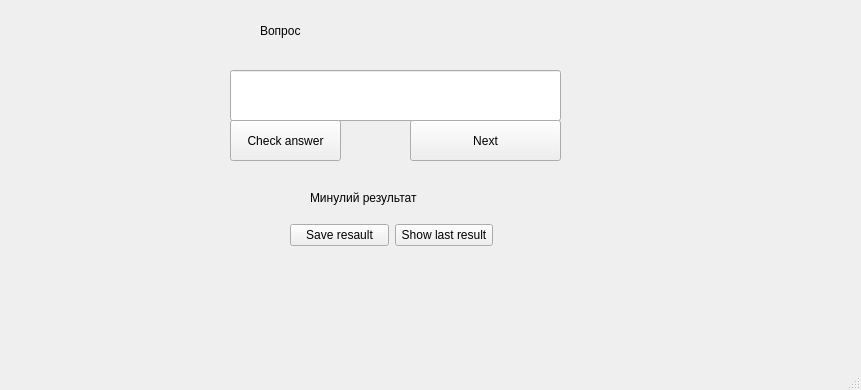
<?xml version="1.0" encoding="UTF-8"?>
<ui version="4.0">
 <class>MainWindow</class>
 <widget class="QMainWindow" name="MainWindow">
  <property name="geometry">
   <rect>
    <x>0</x>
    <y>0</y>
    <width>861</width>
    <height>390</height>
   </rect>
  </property>
  <property name="windowTitle">
   <string>MainWindow</string>
  </property>
  <widget class="QWidget" name="centralwidget">
   <widget class="QLabel" name="label">
    <property name="geometry">
     <rect>
      <x>260</x>
      <y>10</y>
      <width>261</width>
      <height>41</height>
     </rect>
    </property>
    <property name="text">
     <string>Вопрос</string>
    </property>
   </widget>
   <widget class="QLineEdit" name="lineEdit">
    <property name="geometry">
     <rect>
      <x>230</x>
      <y>70</y>
      <width>331</width>
      <height>51</height>
     </rect>
    </property>
   </widget>
   <widget class="QPushButton" name="pushButton_3">
    <property name="geometry">
     <rect>
      <x>410</x>
      <y>120</y>
      <width>151</width>
      <height>41</height>
     </rect>
    </property>
    <property name="text">
     <string>Next</string>
    </property>
   </widget>
   <widget class="QPushButton" name="ch_an">
    <property name="geometry">
     <rect>
      <x>230</x>
      <y>120</y>
      <width>111</width>
      <height>41</height>
     </rect>
    </property>
    <property name="text">
     <string>Check answer</string>
    </property>
   </widget>
   <widget class="QLabel" name="label_2">
    <property name="geometry">
     <rect>
      <x>310</x>
      <y>190</y>
      <width>261</width>
      <height>16</height>
     </rect>
    </property>
    <property name="text">
     <string>Минулий результат</string>
    </property>
   </widget>
   <widget class="QWidget" name="">
    <property name="geometry">
     <rect>
      <x>290</x>
      <y>220</y>
      <width>203</width>
      <height>30</height>
     </rect>
    </property>
    <layout class="QHBoxLayout" name="horizontalLayout">
     <item>
      <widget class="QPushButton" name="sv_rezz">
       <property name="text">
        <string>Save resault</string>
       </property>
      </widget>
     </item>
     <item>
      <widget class="QPushButton" name="sh_rez">
       <property name="text">
        <string>Show last result</string>
       </property>
      </widget>
     </item>
    </layout>
   </widget>
  </widget>
  <widget class="QMenuBar" name="menubar">
   <property name="geometry">
    <rect>
     <x>0</x>
     <y>0</y>
     <width>861</width>
     <height>26</height>
    </rect>
   </property>
  </widget>
  <widget class="QStatusBar" name="statusbar"/>
 </widget>
 <resources/>
 <connections/>
</ui>
